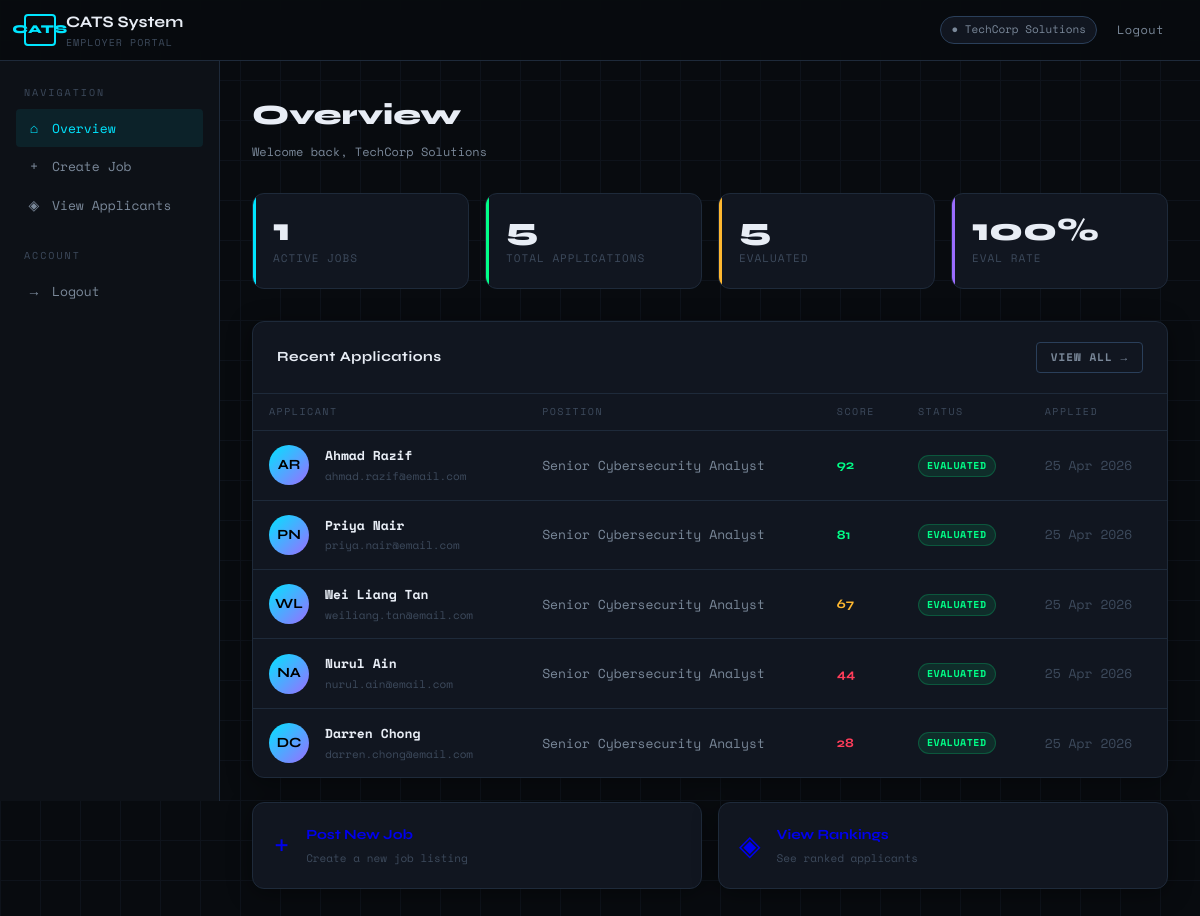
Page /employer/dashboard.php (signed in) on the committed database.
### tables this page shows
CREATE TABLE applications (
    id             INT AUTO_INCREMENT PRIMARY KEY,
    applicant_id   INT NOT NULL,
    job_id         INT NOT NULL,
    resume_path    VARCHAR(500),
    applicant_text TEXT,
    applicant_json JSON,
    llm_result     JSON,
    status         ENUM('pending','processing','evaluated') DEFAULT 'pending',
    applied_at     TIMESTAMP DEFAULT CURRENT_TIMESTAMP,
    FOREIGN KEY (applicant_id) REFERENCES applicants(id),
    FOREIGN KEY (job_id)       REFERENCES jobs(id),
    UNIQUE KEY unique_application (applicant_id, job_id)
);

CREATE TABLE applicants (
    id            INT AUTO_INCREMENT PRIMARY KEY,
    name          VARCHAR(255) NOT NULL,
    email         VARCHAR(255) UNIQUE NOT NULL,
    password_hash VARCHAR(255) NOT NULL,
    phone         VARCHAR(50),
    portfolio     JSON,
    location      VARCHAR(255),
    birth_date    DATE,
    created_at    TIMESTAMP DEFAULT CURRENT_TIMESTAMP
);

CREATE TABLE jobs (
    id            INT AUTO_INCREMENT PRIMARY KEY,
    employer_id   INT NOT NULL,
    title         VARCHAR(255) NOT NULL,
    company_name  VARCHAR(255) NOT NULL,
    job_data      JSON NOT NULL,
    is_active     TINYINT(1) DEFAULT 1,
    created_at    TIMESTAMP DEFAULT CURRENT_TIMESTAMP,
    FOREIGN KEY (employer_id) REFERENCES employers(id)
);

### employer/dashboard.php (the view, shortened to what this page needs)
<?php
$conn = db_connect();
$employer_id = $_SESSION['user_id'];
$job_count = $conn->query("SELECT COUNT(*) as c FROM jobs WHERE employer_id = $employer_id")->fetch_assoc()['c'];
$app_count = $conn->query("SELECT COUNT(*) as c FROM applications a JOIN jobs j ON a.job_id = j.id WHERE j.employer_id = $employer_id")->fetch_assoc()['c'];
$eval_count = $conn->query("SELECT COUNT(*) as c FROM applications a JOIN jobs j ON a.job_id = j.id WHERE j.employer_id = $employer_id AND a.status = 'evaluated'")->fetch_assoc()['c'];
$recent = $conn->query("
  SELECT ap.name, ap.email, a.applied_at, j.title, a.llm_result, a.status
  FROM applications a
  JOIN applicants ap ON a.applicant_id = ap.id
  JOIN jobs j ON a.job_id = j.id
  WHERE j.employer_id = $employer_id
  ORDER BY a.applied_at DESC
  LIMIT 5
");
?>
<!DOCTYPE html>
<html lang="en">
<head>
  <link rel="stylesheet" href="../css/main.css">
</head>
<body>
<div class="page-wrapper">
  <nav class="navbar">
    <div class="navbar-inner">
      <a href="dashboard.php" class="navbar-brand">
        <div class="brand-icon">CATS</div>
        <div>
          <div class="brand-text">CATS System</div>
          <div class="brand-sub">Employer Portal</div>
        </div>
      </a>
      <div class="navbar-nav">
        <span class="nav-badge">&#9679; <?= htmlspecialchars($_SESSION['user_name']) ?></span>
        <a href="logout.php" class="nav-link">Logout</a>
      </div>
    </div>
  </nav>
  <div class="dashboard">
    <aside class="sidebar">
      <div class="sidebar-section">
        <div class="sidebar-label">Navigation</div>
        <ul class="sidebar-nav">
          <li><a href="dashboard.php" class="active"><span class="sidebar-icon">⌂</span> Overview</a></li>
          <li><a href="create_job.php"><span class="sidebar-icon">+</span> Create Job</a></li>
          <li><a href="applicants.php"><span class="sidebar-icon">◈</span> View Applicants</a></li>
        </ul>
      </div>
      <div class="sidebar-section">
        <div class="sidebar-label">Account</div>
        <ul class="sidebar-nav">
          <li><a href="logout.php"><span class="sidebar-icon">→</span> Logout</a></li>
        </ul>
      </div>
    </aside>
    <main class="main-content">
      <div class="page-header">
        <div class="page-title">Overview</div>
        <div class="page-subtitle">Welcome back, <?= htmlspecialchars($_SESSION['user_name']) ?></div>
      </div>
      <div class="stats-grid">
        <div class="stat-card cyan">
          <div class="stat-value"><?= $job_count ?></div>
          <div class="stat-label">Active Jobs</div>
        </div>
        <div class="stat-card green">
          <div class="stat-value"><?= $app_count ?></div>
          <div class="stat-label">Total Applications</div>
        </div>
        <div class="stat-card amber">
          <div class="stat-value"><?= $eval_count ?></div>
          <div class="stat-label">Evaluated</div>
        </div>
        <div class="stat-card purple">
          <div class="stat-value"><?= $app_count > 0 ? round(($eval_count/$app_count)*100) : 0 ?>%</div>
          <div class="stat-label">Eval Rate</div>
        </div>
      </div>
      <div class="card">
        <div class="card-header">
          <div class="card-title">Recent Applications</div>
          <a href="applicants.php" class="btn btn-secondary btn-sm">View All →</a>
        </div>
        <div class="table-wrapper">
          <table>
            <thead>
              <tr>
                <th>Applicant</th>
                <th>Position</th>
                <th>Score</th>
                <th>Status</th>
                <th>Applied</th>
              </tr>
            </thead>
            <tbody>
              <?php while ($row = $recent->fetch_assoc()):
                $llm = $row['llm_result'] ? json_decode($row['llm_result'], true) : null;
                $score = $llm['evaluation_score'] ?? '—';
                $initials = strtoupper(substr($row['name'], 0, 1) . (strpos($row['name'], ' ') ? substr($row['name'], strpos($row['name'],' ')+1, 1) : ''));
              ?>
              <tr>
                <td>
                  <div class="applicant-card">
                    <div class="applicant-avatar"><?= $initials ?></div>
                    <div>
                      <div class="applicant-name"><?= htmlspecialchars($row['name']) ?></div>
                      <div class="applicant-email"><?= htmlspecialchars($row['email']) ?></div>
                    </div>
                  </div>
                </td>
                <td style="color:var(--text-secondary)"><?= htmlspecialchars($row['title']) ?></td>
                <td>
                  <?php if (is_numeric($score)): ?>
                    <span style="font-family:var(--font-display);font-weight:700;color:<?= $score>=75?'var(--accent-green)':($score>=50?'var(--accent-amber)':'var(--accent-red)') ?>"><?= $score ?></span>
                  <?php else: echo '<span class="text-muted">—</span>'; endif; ?>
                </td>
                <td>
                  <span class="badge <?= $row['status']==='evaluated'?'badge-green':($row['status']==='processing'?'badge-amber':'badge-muted') ?>">
                    <?= $row['status'] ?>
                  </span>
                </td>
                <td style="color:var(--text-muted)"><?= date('d M Y', strtotime($row['applied_at'])) ?></td>
              </tr>
              <?php endwhile; ?>
            </tbody>
          </table>
        </div>
      </div>
      <div style="margin-top:24px; display:grid; grid-template-columns:1fr 1fr; gap:16px;">
        <a href="create_job.php" class="card" style="padding:20px; text-decoration:none; display:flex; align-items:center; gap:16px; transition:var(--transition);" onmouseover="this.style.borderColor='var(--accent-cyan)'" onmouseout="this.style.borderColor='var(--border-subtle)'">
          <div style="font-size:28px;">+</div>
          <div>
            <div style="font-family:var(--font-display);font-weight:700;margin-bottom:4px;">Post New Job</div>
            <div style="font-size:11px;color:var(--text-muted);">Create a new job listing</div>
          </div>
        </a>
        <a href="applicants.php" class="card" style="padding:20px; text-decoration:none; display:flex; align-items:center; gap:16px; transition:var(--transition);" onmouseover="this.style.borderColor='var(--accent-green)'" onmouseout="this.style.borderColor='var(--border-subtle)'">
          <div style="font-size:28px;">◈</div>
          <div>
            <div style="font-family:var(--font-display);font-weight:700;margin-bottom:4px;">View Rankings</div>
            <div style="font-size:11px;color:var(--text-muted);">See ranked applicants</div>
          </div>
        </a>
      </div>
    </main>
  </div>
</div>
</body>
</html>

### rows in the picture
applications: applicant.name "AR", applicant.name "Ahmad Razif", applicant.email "ahmad.razif@email.com", job.title "Senior Cybersecurity Analyst", llm_result "92", status "EVALUATED", applied_at "25 Apr 2026"
applications: applicant.name "PN", applicant.name "Priya Nair", applicant.email "priya.nair@email.com", job.title "Senior Cybersecurity Analyst", llm_result "81", status "EVALUATED", applied_at "25 Apr 2026"
applications: applicant.name "WL", applicant.name "Wei Liang Tan", applicant.email "weiliang.tan@email.com", job.title "Senior Cybersecurity Analyst", llm_result "67", status "EVALUATED", applied_at "25 Apr 2026"
applications: applicant.name "NA", applicant.name "Nurul Ain", applicant.email "nurul.ain@email.com", job.title "Senior Cybersecurity Analyst", llm_result "44", status "EVALUATED", applied_at "25 Apr 2026"
applications: applicant.name "DC", applicant.name "Darren Chong", applicant.email "darren.chong@email.com", job.title "Senior Cybersecurity Analyst", llm_result "28", status "EVALUATED", applied_at "25 Apr 2026"

### other values in the picture
$_SESSION['user_name'] "TechCorp Solutions"
$job_count "1"
$app_count "5"
$eval_count "5"
